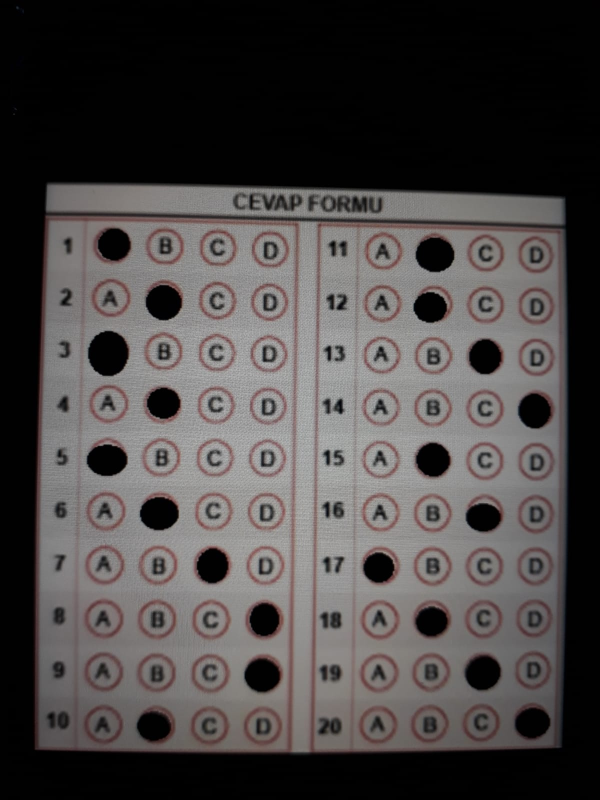
#> input picture cevap_anahtari.jpg, 1200 x 1600 px (shown at 1/2 size)
$ python -i detectCorners.py   (imports and definitions only)
#> lines starting #> are read from the running program, lines starting #| are printed output that depends on the picture; after the words box and inside, x2 and y2 are one past the last pixel; in counts of white or black regions, pixels touching at a corner belong together
#> further down, picture is the input picture: shape (1600, 1200, 3); mean B, G, R 69.1, 69.7, 73.5
import cv2
import numpy as np

# Resmi oku
def detectCorners(image):
    #image = cv2.imread('cevap_anahtari.jpg')
    image = cv2.resize(image, (450, 600))
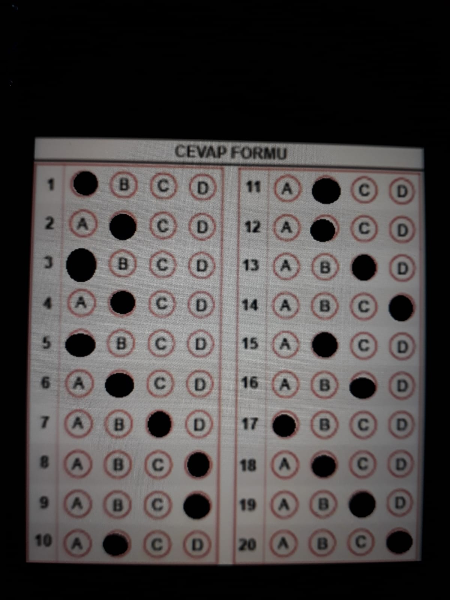
#> image: shape (600, 450, 3); mean of channels 0, 1, 2 69.1, 69.7, 73.5; drawn as B, G, R

    # Gri tonlamaya çevir
    gray = cv2.cvtColor(image, cv2.COLOR_BGR2GRAY)

    # Kenarları tespit et
    edges = cv2.Canny(gray, 50, 150)
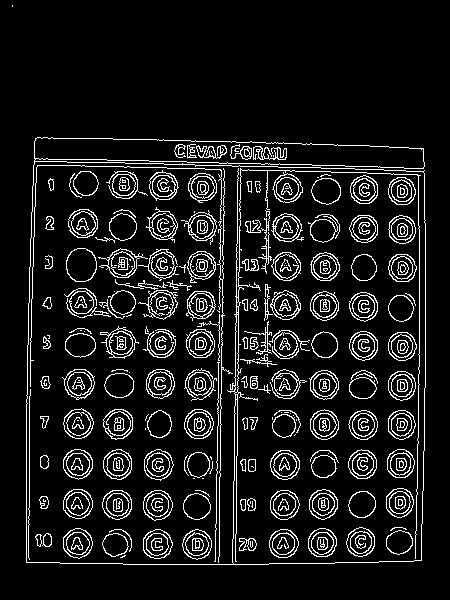
#> edges: shape (600, 450); 9.6% white in thin lines or dots, all inside (x1, y1, x2, y2) = (12, 5, 426, 565)

    # Konturları bul
    contours, _ = cv2.findContours(edges, cv2.RETR_EXTERNAL, cv2.CHAIN_APPROX_SIMPLE)
#> contours = 2 contours, 1 with area under 20; largest, box (x1, y1, x2, y2) and area: (26, 137, 426, 565) 165536

    # En büyük konturu bul
    largest_contour = max(contours, key=cv2.contourArea)
#> largest_contour = contour of 206 points, box (x1, y1, x2, y2) (26, 137, 426, 565), area 165536

    # Köşe noktalarını tespit et
    corners = cv2.approxPolyDP(largest_contour, 0.04 * cv2.arcLength(largest_contour, True), True)
#> corners = [[35, 138], [26, 562], [421, 560], [424, 170], [34, 160], [423, 148]]

    # Köşe noktalarını ekrana işaretle
    for corner in corners:
        x, y = corner[0]
        cv2.circle(image, (x, y), 5, (0, 255, 0), -1)
#> this loop made 6 passes
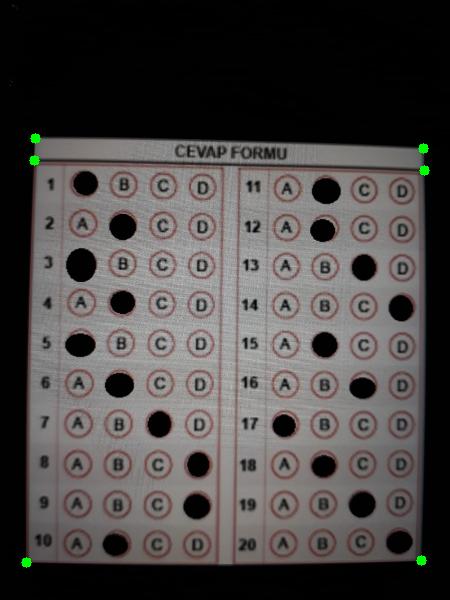
#> image: shape (600, 450, 3); 0.18% of pixels changed, all inside (x1, y1, x2, y2) = (21, 133, 430, 568); drawn as B, G, R

    return corners

>>> import cv2
>>> picture = cv2.imread('cevap_anahtari.jpg')
>>> result = detectCorners(picture)
#> result has the same summary as corners in detectCorners
